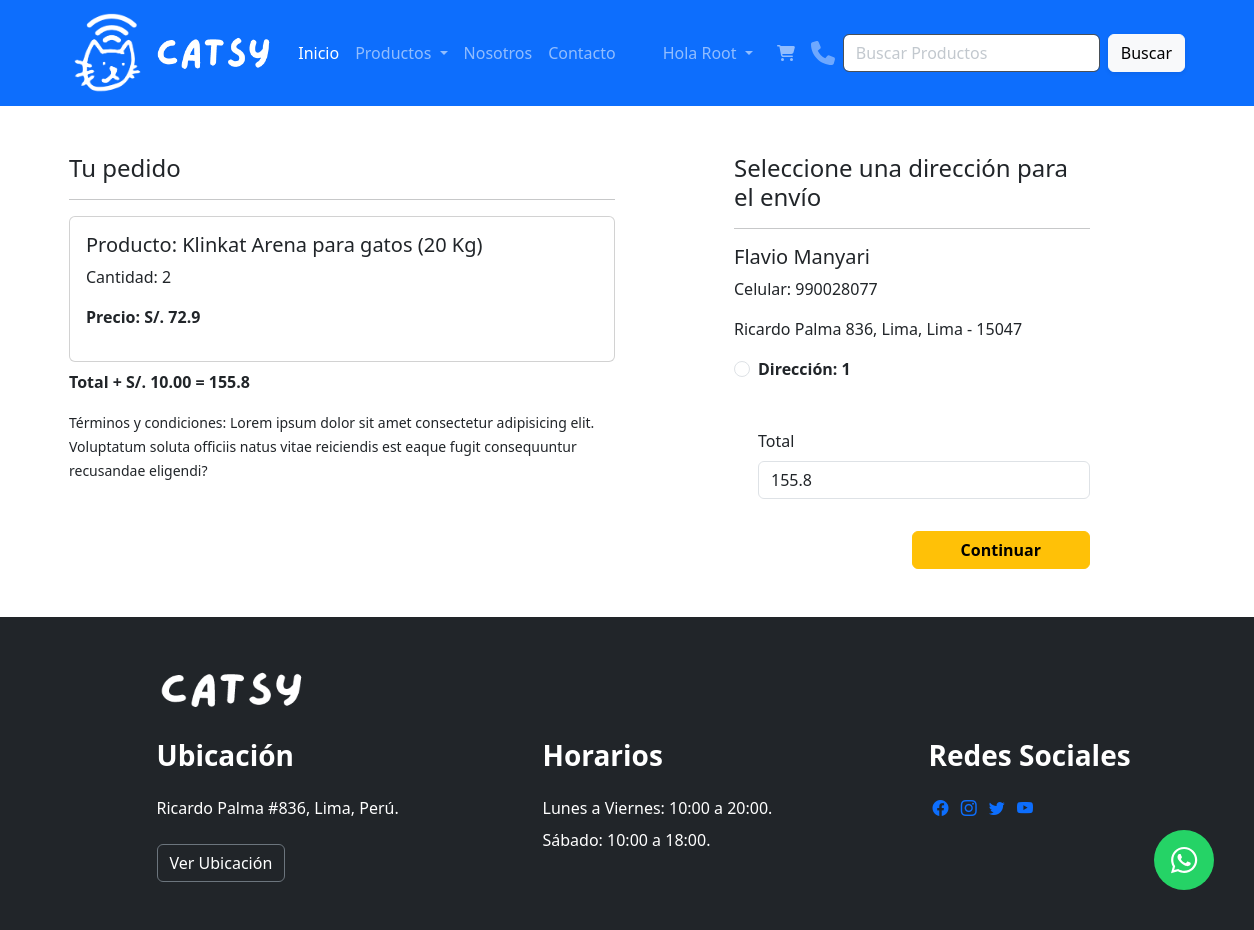
/checkout/ (signed in), run on an earlier commit of the app's database.
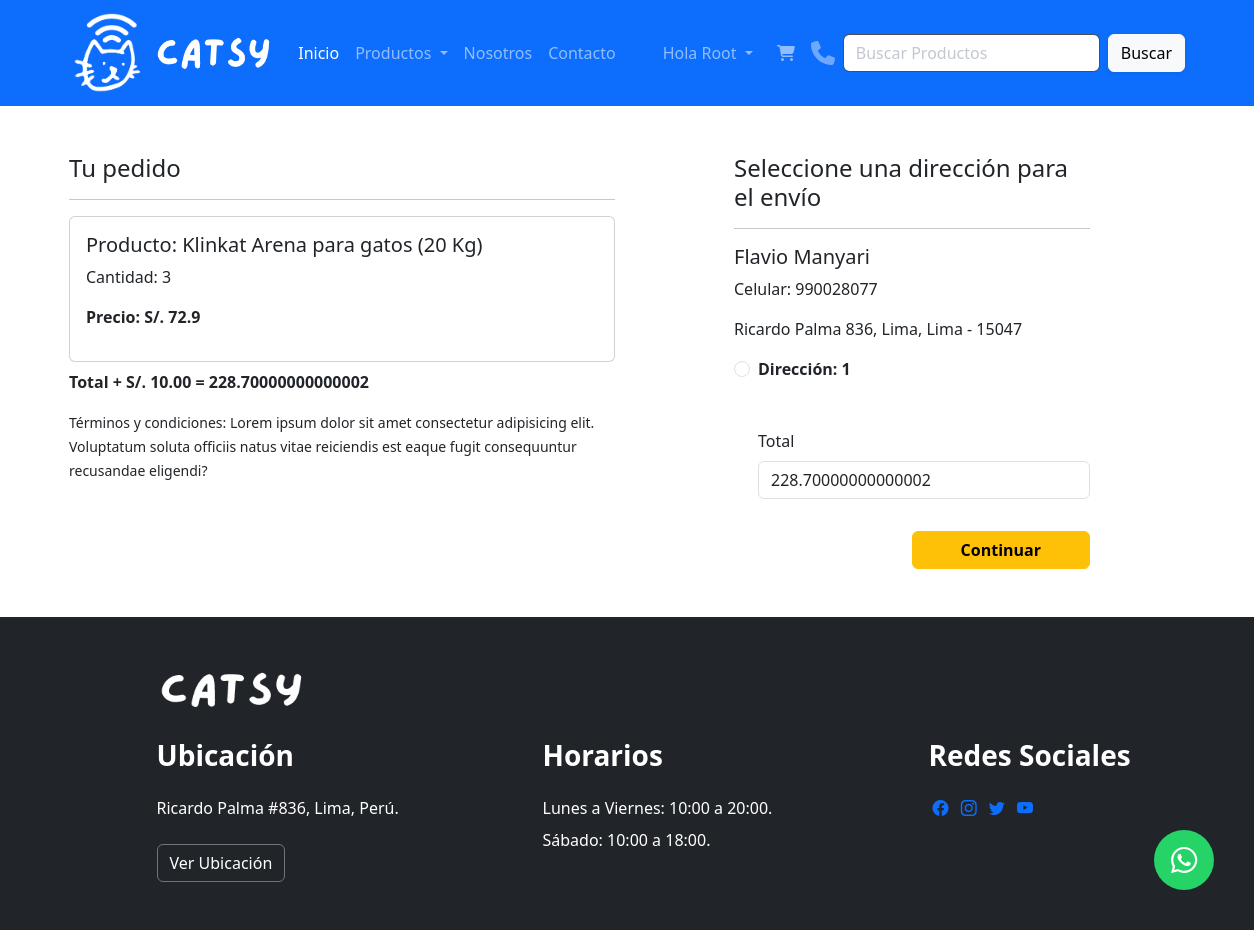
And on a later commit of the database.
### app/models.py (models this page shows, shortened)
class Cart(models.Model):
    user = models.ForeignKey(User, on_delete=models.CASCADE)
    product = models.ForeignKey(Product, on_delete=models.CASCADE)
    quantity = models.PositiveIntegerField(default=1)

class Product(models.Model):
    title = models.CharField(max_length=100)
    selling_price = models.FloatField()
    discounted_price = models.FloatField()
    description = models.TextField()
    composition = models.TextField()
    prodapp = models.TextField(default='')
    category = models.CharField(choices=CATEGORY_CHOICES, max_length=2)
    product_image = models.ImageField(upload_to='product')

### app/views.py (the view)
# urls.py: path('checkout/', views.checkout.as_view(), name='checkout'),
class checkout(View):
    def get(self,request):
        user=request.user
        add=Customer.objects.filter(user=user)
        cart_items=Cart.objects.filter(user=user)
        famount=0
        for p in cart_items:
            value = p.quantity * p.product.discounted_price
            famount += value
        totalamount=famount+10
        return render(request, 'app/checkout.html', locals())

### app/templates/app/checkout.html (shortened to what this page needs)
{% extends 'app/base.html' %}
{% load static %}
{% block content %}
<div class="container">
<div class="row mt-5">
    <div class="col-sm-6">
        <h4>Tu pedido</h4>
        <hr>
        {% for item in cart_items %}
            <div class="card mb-2">
                <div class="card-body">
                    <h5>Producto: {{item.product.title}}</h5>
                    <p>Cantidad: {{item.quantity}}</p>
                    <p class="fw-bold">Precio: S/. {{item.product.discounted_price}}</p>
                </div>
            </div>
        {% endfor %}
        <p class="fw-bold">Total + S/. 10.00 = {{totalamount}}</p>
        <small>Términos y condiciones: Lorem ipsum dolor sit amet consectetur adipisicing elit. Voluptatum soluta officiis natus vitae reiciendis est eaque fugit consequuntur recusandae eligendi?</small>
    </div>
    <div class="col-sm-4 offset-sm-1">
        <h4>Seleccione una dirección para el envío</h4>
        <hr>
        <form method="post" id="myform">
            {% for ad in add %}
            <div class="cord">
                <div class="cord-body">
                <h5>{{ad.name}}</h5>
                <p>Celular: {{ad.mobile}}</p>
                <p>{{ad.locality}}, {{ad.state}}, {{ad.city}} - {{ad.zipcode}} </p>
                </div>
            </div>
            <div class="form-check mt-2 mb-5">
                <input class="form-check-input" type="radio" name="custid" id="custadd{{forloop.counter}}" value="{{ad.id}}">
                <label class="form-check-label fw-bold" for="custad{{forloop.counter}}">
                    Dirección: {{forloop.counter}} </label>
                </div>
            {% endfor %}
            <div class="form-check mb-3">
                <label for="totalamount" class="form-label">Total</label>
                <input type="number" class="form-control" id="totalamount" name="totalamount" value="{{totalamount}}" readonly>
            </div>
            <div class="text-end">
                <button type="submit" class="btn btn-warning mt-3 px-5 fw-bold">Continuar</button>
            </div>
        </form>
    </div>
</div>
</div>
<a href="https://wa.me/56976206891?text=Me%20gustaría%20saber%20el%20precio%20del%20producto" class="whatsapp" target="_blank">
    <i class="fab fa-whatsapp whatsapp-icon"></i></a>
<br><br>
{% endblock content%}

What changed in the data, as far as the page shows it:
changed Cart "Klinkat Arena para gatos (20 Kg)": quantity "2" → "3"
Also different on the page:
{{ totalamount }}: "155.8" → "228.70000000000002"
form field totalamount: "155.8" → "228.70000000000002"
